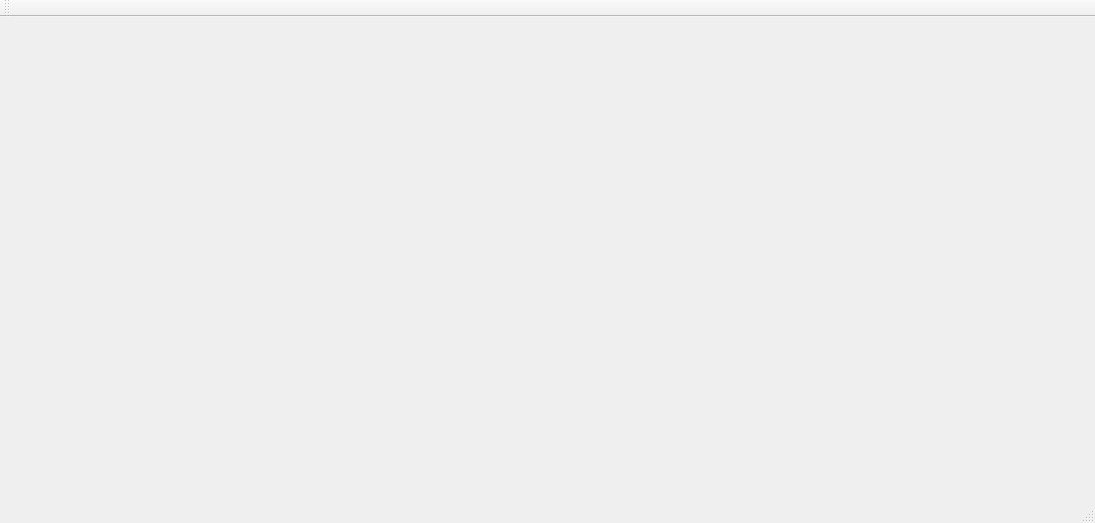
<?xml version="1.0" encoding="UTF-8"?>
<ui version="4.0">
 <class>MainWindow</class>
 <widget class="QMainWindow" name="MainWindow">
  <property name="geometry">
   <rect>
    <x>0</x>
    <y>0</y>
    <width>1095</width>
    <height>523</height>
   </rect>
  </property>
  <property name="windowTitle">
   <string>MainWindow</string>
  </property>
  <widget class="QWidget" name="centralWidget"/>
  <widget class="QMenuBar" name="menuBar">
   <property name="geometry">
    <rect>
     <x>0</x>
     <y>0</y>
     <width>1095</width>
     <height>26</height>
    </rect>
   </property>
  </widget>
  <widget class="QToolBar" name="mainToolBar">
   <attribute name="toolBarArea">
    <enum>TopToolBarArea</enum>
   </attribute>
   <attribute name="toolBarBreak">
    <bool>false</bool>
   </attribute>
  </widget>
  <widget class="QStatusBar" name="statusBar"/>
 </widget>
 <layoutdefault spacing="6" margin="11"/>
 <resources/>
 <connections/>
</ui>
